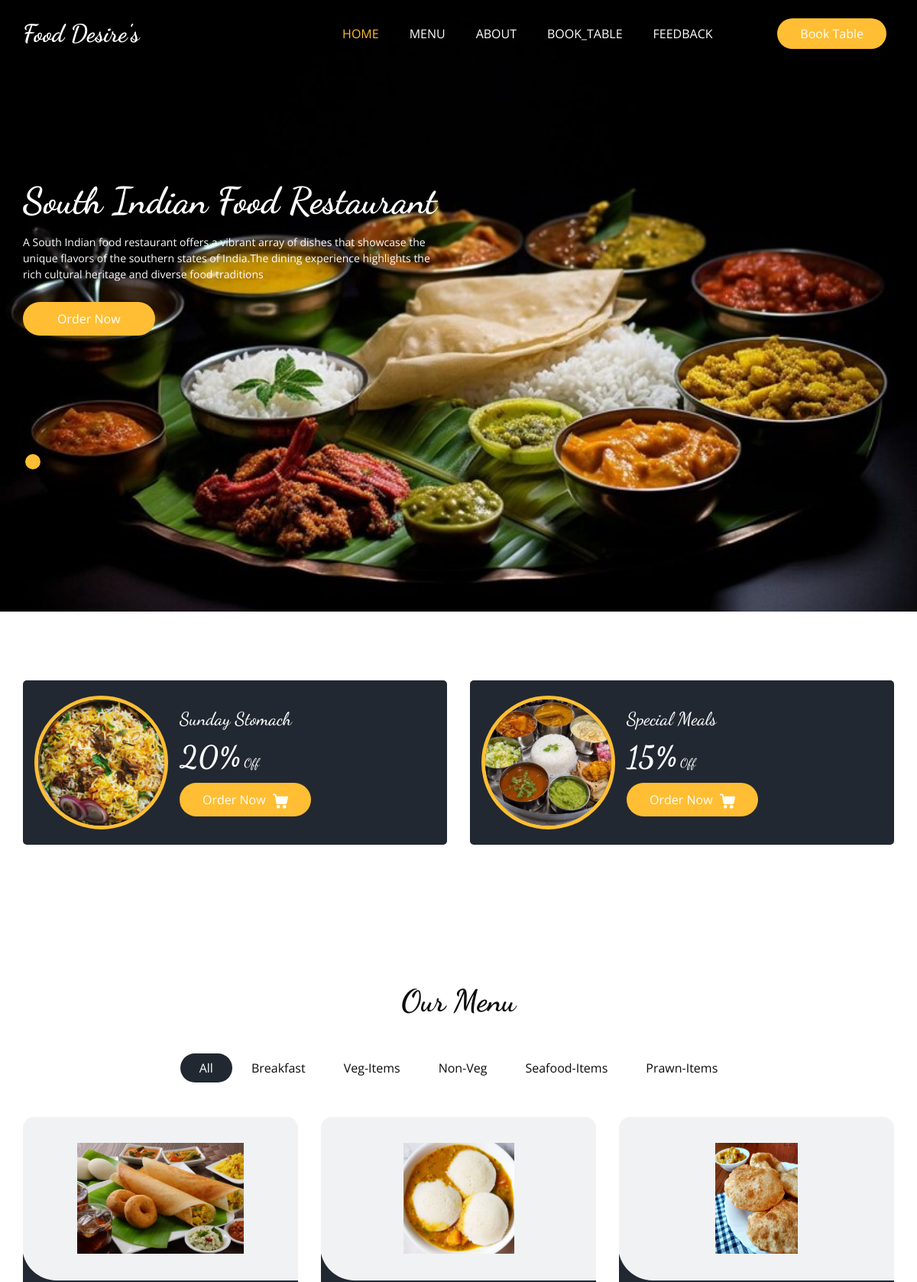
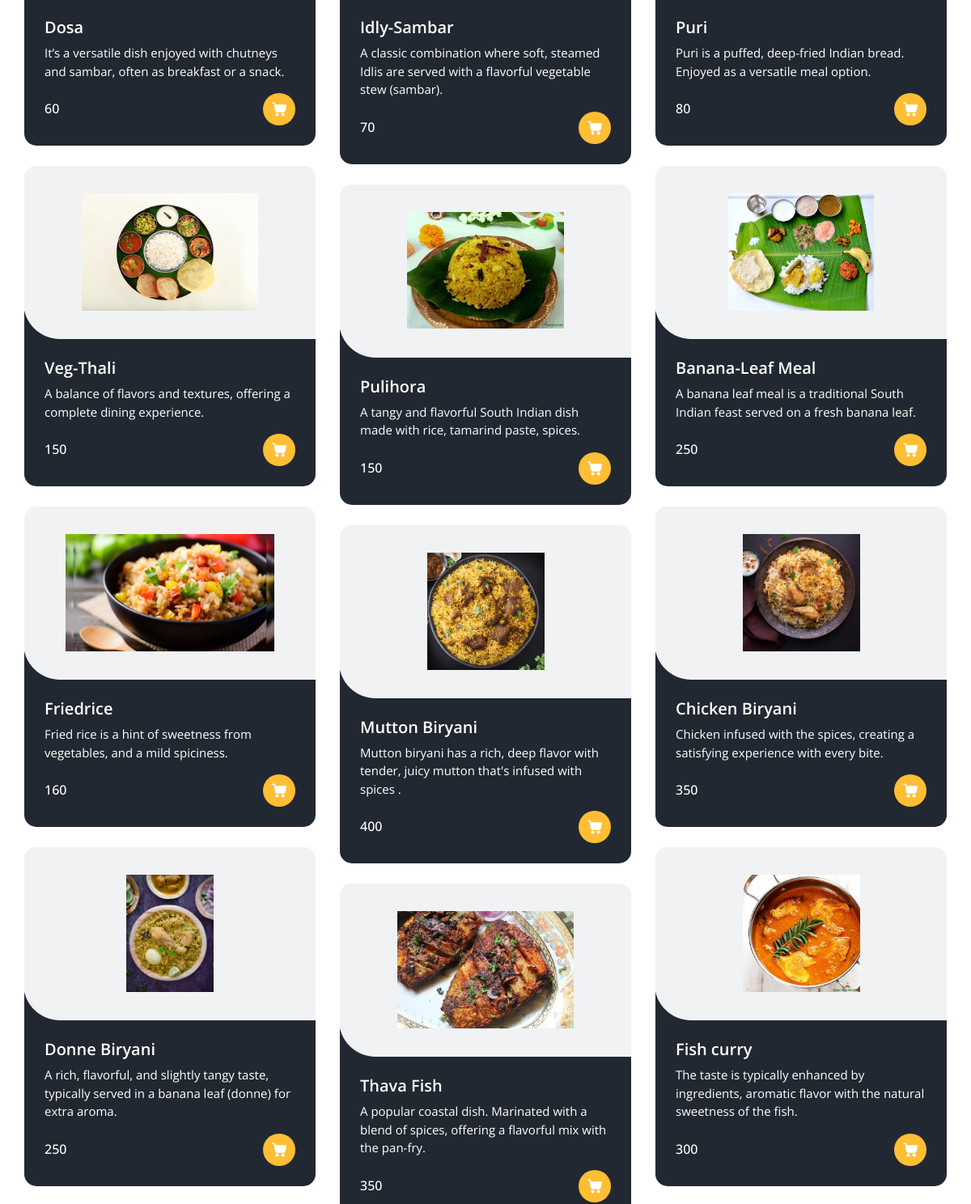
The page / (upper part) on the database its author committed (2 pictures, top to bottom).
### Base_App/models.py (models this page shows, shortened)
class ItemList(models.Model):
    Category_name = models.CharField(max_length=25)
    def __str__(self):
        return self.Category_name

class Items(models.Model):
    Item_name = models.CharField(max_length=20)
    description = models.TextField(blank=False)
    Price = models.IntegerField()
    Category = models.ForeignKey(ItemList,related_name="Name", on_delete=models.CASCADE)
    Image = models.ImageField(upload_to="Items/")

### Base_App/views.py (the view)
# urls.py: path('', HomeView, name="Home"),
def HomeView(req):
    items = Items.objects.all()
    list = ItemList.objects.all()
    review = Feedback.objects.all()
    return render(req, 'home.html', {'items':items,'list':list, 'review':review})

### templates/home.html (shortened to what this page needs)
{% extends 'base.html' %}
{% load static %}
{% block home_status %}active{% endblock home_status %}
{% block slider %}
 <section class="slider_section ">
      <div id="customCarousel1" class="carousel slide" data-ride="carousel">
        <div class="carousel-inner">
          <div class="carousel-item active">
            <div class="container ">
              <div class="row">
                <div class="col-md-7 col-lg-6 ">
                  <div class="detail-box">
                    <h1>
                      South Indian Food Restaurant
                    </h1>
                    <p>
                       A South Indian food restaurant offers a vibrant array of dishes that showcase the unique flavors of the southern states of India.The dining experience highlights the rich cultural heritage and diverse food traditions
                    </p>
                    <div class="btn-box">
                      <a href="" class="btn1">
                        Order Now
                      </a>
                    </div>
                  </div>
                </div>
              </div>
            </div>
          </div>
        </div>
        <div class="container">
          <ol class="carousel-indicators">
            <li data-target="#customCarousel1" data-slide-to="0" class="active"></li>
          </ol>
        </div>
      </div>
    </section>
{% endblock slider %}
{% block main %}
  <section class="offer_section layout_padding-bottom">
    <div class="offer_container">
      <div class="container ">
        <div class="row">
          <div class="col-md-6  ">
            <div class="box ">
              <div class="img-box">
                <img src="{% static 'images/offer1.webp' %}" alt="">
              </div>
              <div class="detail-box">
                <h5>
                  Sunday Stomach
                </h5>
                <h6>
                  <span>20%</span> Off
                </h6>
                <a href="">
                  Order Now
                </a>
              </div>
            </div>
          </div>
          <div class="col-md-6  ">
            <div class="box ">
              <div class="img-box">
                <img src="{% static 'images/offer2.webp' %}" alt="">
              </div>
              <div class="detail-box">
                <h5>
                  Special Meals
                </h5>
                <h6>
                  <span>15%</span> Off
                </h6>
                <a href="">
                  Order Now
                </a>
              </div>
            </div>
          </div>
        </div>
      </div>
    </div>
  </section>
 <section class="food_section layout_padding">
    <div class="container">
      <div class="heading_container heading_center">
        <h2>
          Our Menu
        </h2>
      </div>
      <ul class="filters_menu">
        <li class="active" data-filter="*">All</li>
        {% for i in list %}
        <li data-filter=".{{i.Category_name}}">{{i.Category_name}}</li>
        {% endfor %}
      </ul>
      <div class="filters-content">
        <div class="row grid">
        {% for j in items %}
          <div class="col-sm-6 col-lg-4 all {{j.Category}}">
            <div class="box">
              <div>
                <div class="img-box">
                  <img src="/media/{{j.Image}}" alt="{{j.Image}}">
                </div>
                <div class="detail-box">
                  <h5>
                    {{j.Item_name}}
                  </h5>
                  <p>
                   {{j.description}}
                  </p>
                  <div class="options">
                    <h6>
                      {{j.Price}}
                    </h6>
                    <a href="">
                    </a>
                  </div>
                </div>
              </div>
            </div>
          </div>
        {% endfor %}
      </div>
    </div>
  </section>
{% endblock main %}

### static/css/responsive.css (style rules this page uses)
@media (min-width: 1200px) { .container { max-width: 1170px; } }

### rows shown on the page
ItemList: Category_name "Breakfast"
ItemList: Category_name "Veg-Items"
ItemList: Category_name "Non-Veg"
ItemList: Category_name "Seafood-Items"
ItemList: Category_name "Prawn-Items"
Items: Image (picture), Item_name "Dosa", description "It’s a versatile dish enjoyed with chutneys and sambar, often as breakfast or a snack.", Price "60"
Items: Image (picture), Item_name "Idly-Sambar", description "A classic combination where soft, steamed Idlis are served with a flavorful vegetable stew (sambar).", Price "70"
Items: Image (picture), Item_name "Puri", description "Puri is a puffed, deep-fried Indian bread. Enjoyed as a versatile meal option.", Price "80"
Items: Image (picture), Item_name "Veg-Thali", description "A balance of flavors and textures, offering a complete dining experience.", Price "150"
Items: Image (picture), Item_name "Banana-Leaf Meal", description "A banana leaf meal is a traditional South Indian feast served on a fresh banana leaf.", Price "250"
Items: Image (picture), Item_name "Pulihora", description "A tangy and flavorful South Indian dish made with rice, tamarind paste, spices.", Price "150"
Items: Image (picture), Item_name "Friedrice", description "Fried rice is a hint of sweetness from vegetables, and a mild spiciness.", Price "160"
Items: Image (picture), Item_name "Chicken Biryani", description "Chicken infused with the spices, creating a satisfying experience with every bite.", Price "350"
Items: Image (picture), Item_name "Mutton Biryani", description "Mutton biryani has a rich, deep flavor with tender, juicy mutton that's infused with spices .", Price "400"
Items: Image (picture), Item_name "Donne Biryani", description "A rich, flavorful, and slightly tangy taste, typically served in a banana leaf (donne) for extra aroma.", Price "250"
Items: Image (picture), Item_name "Fish curry", description "The taste is typically enhanced by ingredients, aromatic flavor with the natural sweetness of the fish.", Price "300"
Items: Image (picture), Item_name "Thava Fish", description "A popular coastal dish. Marinated with a blend of spices, offering a flavorful mix with the pan-fry.", Price "350"
